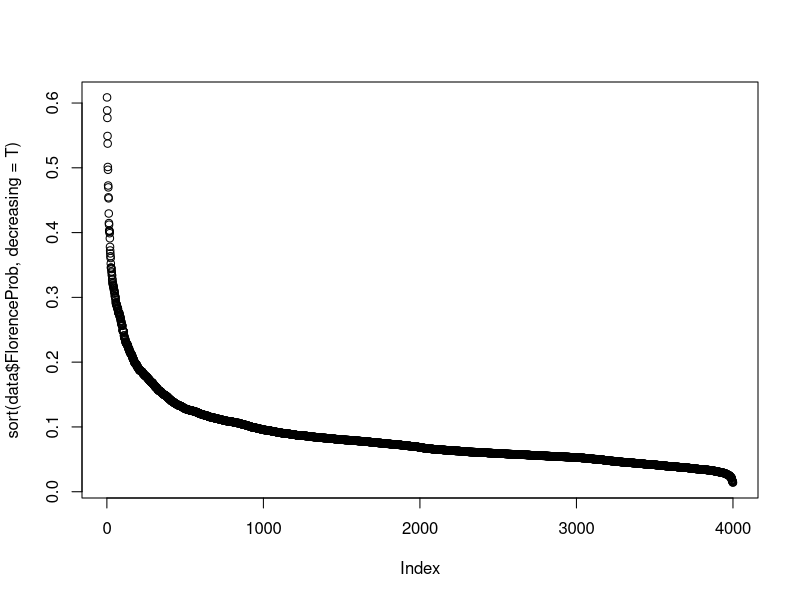
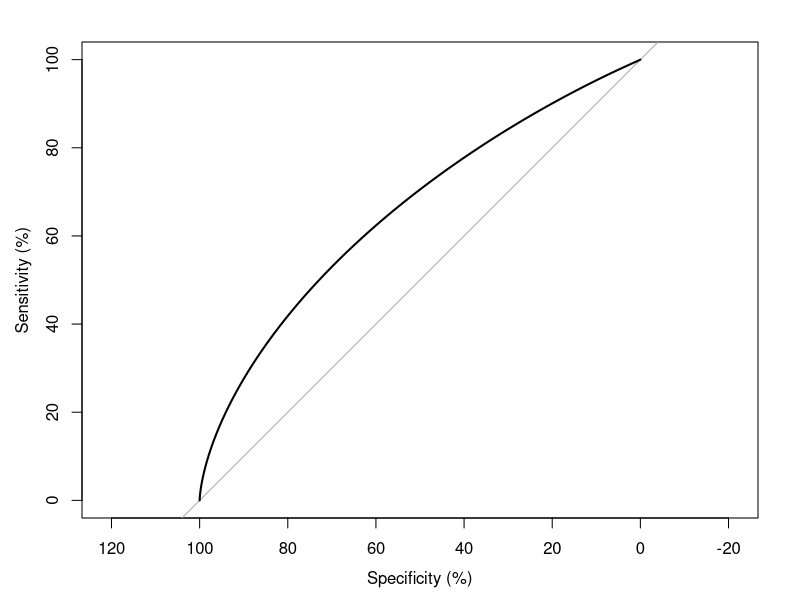
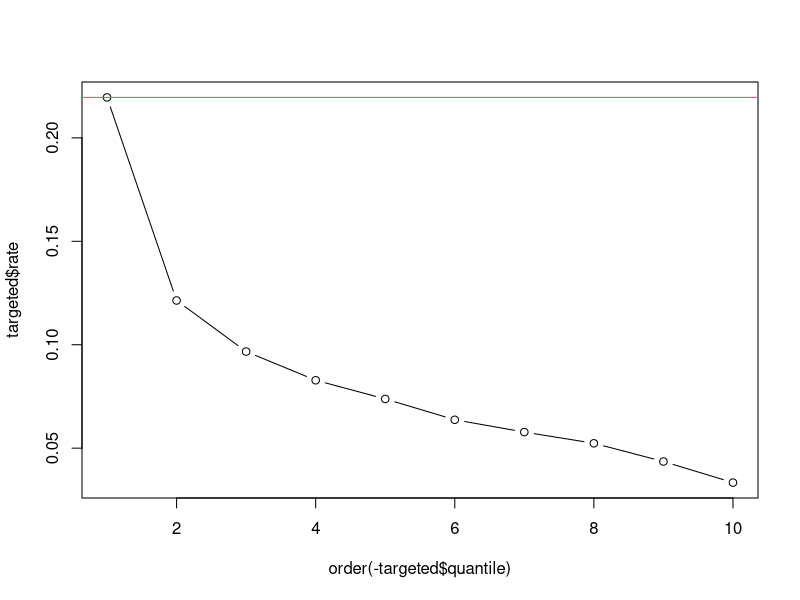
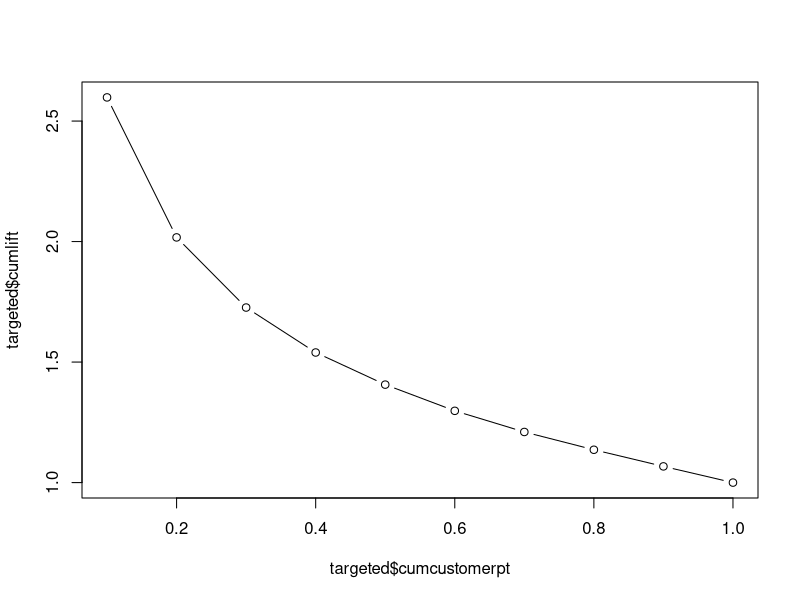

Generate these figures, in order, with R:
### LECTURE 5 RESPONSE MODELS, RFM ANALYSIS, LOGIT REGRESSION AND ANALYSIS, ROC CURVE, CUMULATIVE LIFT CHART- NO DATA TABLE METHOD
rm(list=ls())
library(data.table)
#install.packages("dplyr")
library(dplyr)
#install.packages("pROC")
library("pROC")

data = read.csv("Targeting Financial Calculations.csv", header = T)

head(data)
str(data)

summary(data)

table(data$ItalCook+data$ItalAtlas+data$ItalArt+data$GeogBks+data$ArtBks==data$Related_Purchase)

# traditional RFM analysis by looking at the 
aggregate(data$Last_Purchase, by = list(data$Rcode), FUN = mean)
aggregate(data$Frequency, by = list(data$Fcode), FUN = mean)
aggregate(data$Amt_Purchased, by = list(data$Mcode), FUN = mean)


table(data$Mcode,data$Fcode,data$Rcode)


# using Logistic Regression to predict the purchase of "Florence"
mod1 = glm(Florence ~ Last_Purchase + Frequency + Amt_Purchased , data=data, family=binomial(link="logit"))
summary(mod1)
            
mod2 =  glm(Florence ~ Last_Purchase + Frequency + Amt_Purchased + Gender + ChildBks + YouthBks + CookBks + DIYBks + RefBks + ArtBks + GeogBks + ItalCook + ItalAtlas + ItalArt , data=data, family=binomial(link="logit")) 
summary(mod2)

data$FlorenceProb = predict(mod2, data=data, type="response")
head(data)
summary(data$FlorenceProb)
plot(sort(data$FlorenceProb,decreasing = T))

data$FlorencePred = ifelse(data$FlorenceProb>=0.5, 1, 0)
table(data$Florence, data$FlorencePred)


# ROC curve
# y-axis is the sensitivity: the probabilty that the modle predics a response when customers actually respond (positive responses)
# x-axis is (100%-specificity)
# specificity refers to the % of predicted non-responses contained in the group of customers not selected by the model
# thus, a good model is the one with high sensitivity and low false positive rate (100%-specifity)
data.roc =  roc(data$Florence, data$FlorenceProb, percent=T)
auc(data.roc)
plot(smooth(data.roc))
coords(data.roc,"best","specificity",transpose = F)

# use the optimal threshold as the logistic cutoff for prediction
data$FlorencePred = ifelse(data$FlorenceProb>=0.1048957, 1, 0)
table(data$Florence, data$FlorencePred)



# random selection vs. targeting

# randomly select 10%
overall.responserate = mean(data$Florence)
overall.responserate

# now let's see what is the top 10% response rate?
data$FlorenceProb_quantile = ntile(data$FlorenceProb,10)
table(data$FlorenceProb_quantile)


targeted = aggregate(data$FlorenceProb, by = list(data$FlorenceProb_quantile), FUN= mean)
colnames(targeted)<-c("quantile","rate_predicted")
targeted$n  = table(data$FlorenceProb_quantile)
targeted
plot(order(-targeted$quantile),targeted$rate,type="b")
abline(h=max(targeted$rate),col=2)


# code for cumulative lift chart
targeted<-targeted[order(-targeted$quantile),]

targeted$cum.n = cumsum(targeted$n)
targeted$n.retained = targeted$n * targeted$rate
targeted$cum.n.retained = cumsum(targeted$n.retained)
targeted$cumlift<-(targeted$cum.n.retained/targeted$cum.n)/mean(data$Florence)
targeted$cumcustomerpt<-targeted$cum.n/sum(targeted$n)
targeted

plot(targeted$cumcustomerpt,targeted$cumlift,type="b")

